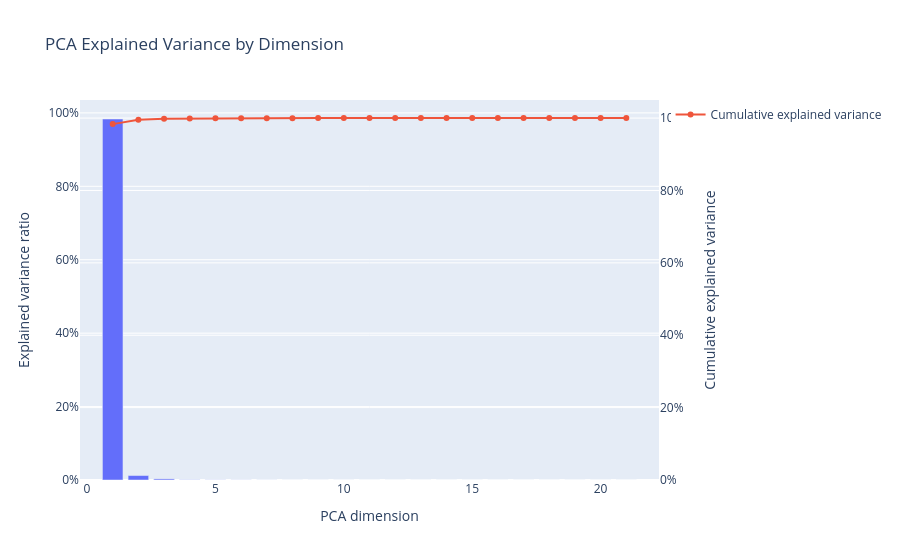

Here is the notebook cell this chart was saved with:
### Code cell
def plot_explained_variance_by_dimension(embeddings: np.ndarray):
    pca_full = PCA(n_components=min(embeddings.shape), random_state=42)
    pca_full.fit(embeddings)

    variance_df = pd.DataFrame({
        "dimension": np.arange(1, len(pca_full.explained_variance_ratio_) + 1),
        "explained_variance": pca_full.explained_variance_ratio_,
        "cumulative_explained_variance": np.cumsum(pca_full.explained_variance_ratio_),
    })

    fig = px.bar(
        variance_df,
        x="dimension",
        y="explained_variance",
        title="PCA Explained Variance by Dimension",
        labels={
            "dimension": "PCA dimension",
            "explained_variance": "Explained variance ratio",
        },
    )

    fig.add_scatter(
        x=variance_df["dimension"],
        y=variance_df["cumulative_explained_variance"],
        mode="lines+markers",
        name="Cumulative explained variance",
        yaxis="y2",
    )

    fig.update_layout(
        xaxis_title="PCA dimension",
        yaxis=dict(
            title="Explained variance ratio",
            tickformat=".0%",
        ),
        yaxis2=dict(
            title="Cumulative explained variance",
            tickformat=".0%",
            overlaying="y",
            side="right",
            range=[0, 1.05],
        ),
        legend_title_text="",
        hovermode="x unified",
    )

    fig.show()
plot_explained_variance_by_dimension(embeddings)

### Figure 1 — Plotly figure (JSON) as saved in the notebook; plotly's stock layout.template omitted (floating-point values rounded to 4 significant figures)
{"data": [{"hovertemplate": "PCA dimension=%{x}<br>Explained variance ratio=%{y}<extra></extra>", "legendgroup": "", "marker": {"color": "#636efa", "pattern": {"shape": ""}}, "name": "", "orientation": "v", "showlegend": false, "textposition": "auto", "x": [1, 2, 3, 4, 5, 6, 7, 8, 9, 10, 11, 12, 13, 14, 15, 16, 17, 18, 19, 20, 21], "xaxis": "x", "y": [0.9834, 0.01214, 0.003023, 0.0005586, 0.0003501, 0.0002732, 0.0001399, 6.286e-05, 4.902e-05, 3.099e-05, 1.079e-05, 4.827e-06, 2.452e-06, 9.956e-07, 2.54e-07, 8.558e-08, 4.183e-08, 1.711e-08, 3.126e-09, 1.636e-09, 9.797e-10], "yaxis": "y", "type": "bar"}, {"mode": "lines+markers", "name": "Cumulative explained variance", "x": [1, 2, 3, 4, 5, 6, 7, 8, 9, 10, 11, 12, 13, 14, 15, 16, 17, 18, 19, 20, 21], "y": [0.9834, 0.9955, 0.9985, 0.9991, 0.9994, 0.9997, 0.9998, 0.9999, 0.9999, 1.0, 1.0, 1.0, 1.0, 1.0, 1.0, 1.0, 1.0, 1.0, 1.0, 1.0, 1.0], "yaxis": "y2", "type": "scatter"}], "layout": {"xaxis": {"anchor": "y", "domain": [0.0, 1.0], "title": {"text": "PCA dimension"}}, "yaxis": {"anchor": "x", "domain": [0.0, 1.0], "title": {"text": "Explained variance ratio"}, "tickformat": ".0%"}, "legend": {"tracegroupgap": 0, "title": {"text": ""}}, "title": {"text": "PCA Explained Variance by Dimension"}, "barmode": "relative", "yaxis2": {"title": {"text": "Cumulative explained variance"}, "tickformat": ".0%", "overlaying": "y", "side": "right", "range": [0, 1.05]}, "hovermode": "x unified"}}
